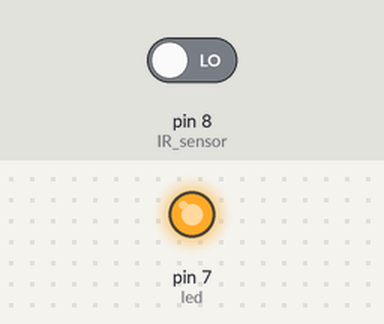
Bench run of a sketch on a simulated Arduino Uno, built with avr-gcc and run on an emulated ATmega328P. Parts: output pins drawn as LEDs (lit = HIGH). The inputs (shaded band) are chosen by the test bench; at power-on: pin 8 (IR_sensor) LOW.

Above: at 1.2 s.
1.3 s: pin 8 (IR_sensor) driven HIGH
At 2.5 s:
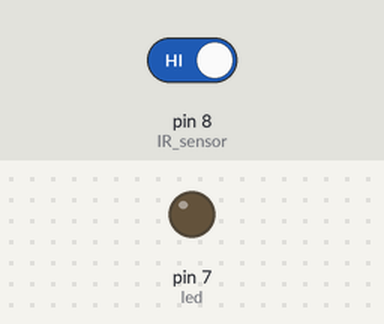
2.8 s: pin 8 (IR_sensor) driven LOW
At 3.7 s:
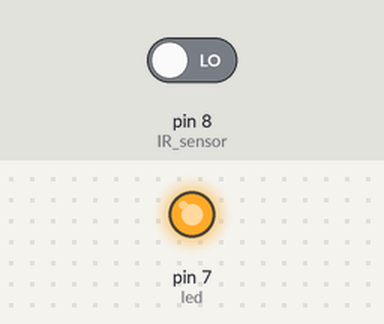
Timing chart, 0 to 5.8 s (numbered marks = the images above; inputs shaded):
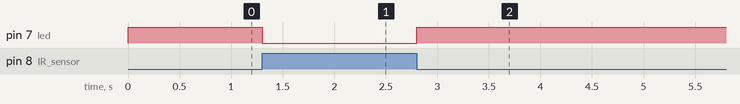

Measured:
- after the input at 1.3 s, pin 7 (led): HIGH → LOW at once
- after the input at 2.8 s, pin 7 (led): LOW → HIGH at once

The sketch:

IR_Sensor_Interface.ino
```cpp
const int led =7;
const int IR_sensor = 8;

void setup()
{
  pinMode(led,OUTPUT);
  pinMode(IR_sensor,INPUT);
}

unsigned char sensor_state = 0;
void loop()
{
  sensor_state = digitalRead(IR_sensor);
  if(sensor_state == HIGH)
  {
    digitalWrite(led,LOW);
  }
  else
  {
    digitalWrite(led,HIGH);
  }
}
```
